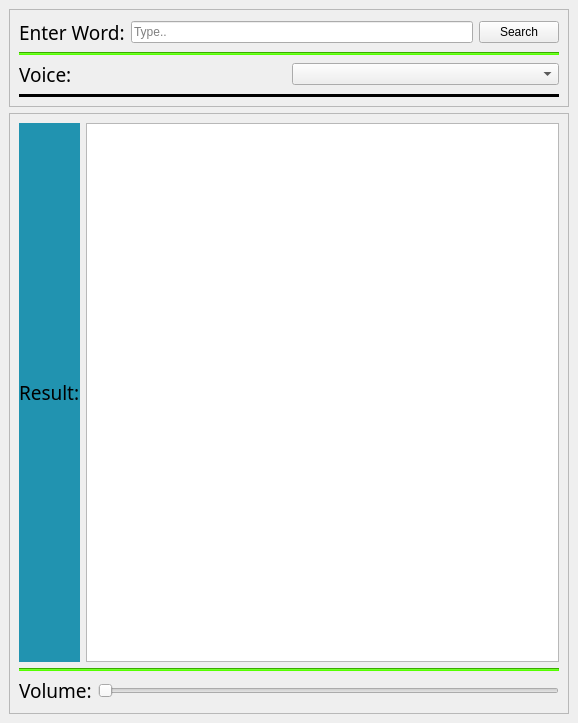
<?xml version="1.0" encoding="UTF-8"?>
<ui version="4.0">
 <class>Texttospeech</class>
 <widget class="QMainWindow" name="Texttospeech">
  <property name="geometry">
   <rect>
    <x>0</x>
    <y>0</y>
    <width>578</width>
    <height>723</height>
   </rect>
  </property>
  <property name="windowTitle">
   <string>Text to Speech</string>
  </property>
  <property name="windowIcon">
   <iconset>
    <normaloff>icon.png</normaloff>icon.png</iconset>
  </property>
  <property name="styleSheet">
   <string notr="true"/>
  </property>
  <widget class="QWidget" name="centralwidget">
   <property name="styleSheet">
    <string notr="true">border-color: rgb(0, 0, 0);</string>
   </property>
   <layout class="QGridLayout" name="gridLayout">
    <item row="0" column="0">
     <widget class="QFrame" name="frame_3">
      <property name="styleSheet">
       <string notr="true"/>
      </property>
      <property name="frameShape">
       <enum>QFrame::StyledPanel</enum>
      </property>
      <property name="frameShadow">
       <enum>QFrame::Raised</enum>
      </property>
      <layout class="QGridLayout" name="gridLayout_2">
       <item row="0" column="0">
        <layout class="QHBoxLayout" name="horizontalLayout">
         <item>
          <widget class="QLabel" name="enterwordlab">
           <property name="font">
            <font>
             <family>Copperplate Gothic Bold</family>
             <pointsize>14</pointsize>
            </font>
           </property>
           <property name="text">
            <string>Enter Word:</string>
           </property>
          </widget>
         </item>
         <item>
          <widget class="QLineEdit" name="searchbox">
           <property name="placeholderText">
            <string>Type..</string>
           </property>
          </widget>
         </item>
         <item>
          <widget class="QPushButton" name="searchbutton">
           <property name="text">
            <string>Search</string>
           </property>
          </widget>
         </item>
        </layout>
       </item>
       <item row="1" column="0">
        <widget class="Line" name="line">
         <property name="styleSheet">
          <string notr="true">background-color: rgb(85, 255, 0);</string>
         </property>
         <property name="orientation">
          <enum>Qt::Horizontal</enum>
         </property>
        </widget>
       </item>
       <item row="2" column="0">
        <layout class="QHBoxLayout" name="horizontalLayout_4">
         <item>
          <widget class="QLabel" name="voicelab">
           <property name="font">
            <font>
             <family>Copperplate Gothic Bold</family>
             <pointsize>14</pointsize>
            </font>
           </property>
           <property name="text">
            <string>Voice:</string>
           </property>
          </widget>
         </item>
         <item>
          <widget class="QComboBox" name="voicecombobox">
           <property name="styleSheet">
            <string notr="true">gridline-color: rgb(255, 255, 255);</string>
           </property>
          </widget>
         </item>
        </layout>
       </item>
       <item row="3" column="0">
        <widget class="Line" name="line_3">
         <property name="styleSheet">
          <string notr="true">background-color: rgb(0, 0, 0);</string>
         </property>
         <property name="orientation">
          <enum>Qt::Horizontal</enum>
         </property>
        </widget>
       </item>
      </layout>
     </widget>
    </item>
    <item row="1" column="0">
     <widget class="QFrame" name="frame_2">
      <property name="frameShape">
       <enum>QFrame::StyledPanel</enum>
      </property>
      <property name="frameShadow">
       <enum>QFrame::Raised</enum>
      </property>
      <layout class="QGridLayout" name="gridLayout_3">
       <item row="0" column="0">
        <layout class="QHBoxLayout" name="horizontalLayout_2">
         <item>
          <widget class="QLabel" name="resultlab">
           <property name="font">
            <font>
             <family>Copperplate Gothic Bold</family>
             <pointsize>14</pointsize>
            </font>
           </property>
           <property name="styleSheet">
            <string notr="true">background-color: rgb(33, 147, 176);</string>
           </property>
           <property name="text">
            <string>Result:</string>
           </property>
          </widget>
         </item>
         <item>
          <widget class="QTextEdit" name="resultbox"/>
         </item>
        </layout>
       </item>
       <item row="1" column="0">
        <widget class="Line" name="line_2">
         <property name="styleSheet">
          <string notr="true">background-color: rgb(85, 255, 0);</string>
         </property>
         <property name="orientation">
          <enum>Qt::Horizontal</enum>
         </property>
        </widget>
       </item>
       <item row="2" column="0">
        <layout class="QHBoxLayout" name="horizontalLayout_3">
         <item>
          <widget class="QLabel" name="volumelab">
           <property name="font">
            <font>
             <family>Copperplate Gothic Bold</family>
             <pointsize>14</pointsize>
            </font>
           </property>
           <property name="styleSheet">
            <string notr="true">border-color: rgb(255, 0, 0);</string>
           </property>
           <property name="text">
            <string>Volume:</string>
           </property>
          </widget>
         </item>
         <item>
          <widget class="QSlider" name="volumeslider">
           <property name="orientation">
            <enum>Qt::Horizontal</enum>
           </property>
          </widget>
         </item>
        </layout>
       </item>
      </layout>
     </widget>
    </item>
   </layout>
  </widget>
 </widget>
 <resources>
  <include location="../qtresource/temp.qrc"/>
 </resources>
 <connections/>
</ui>
